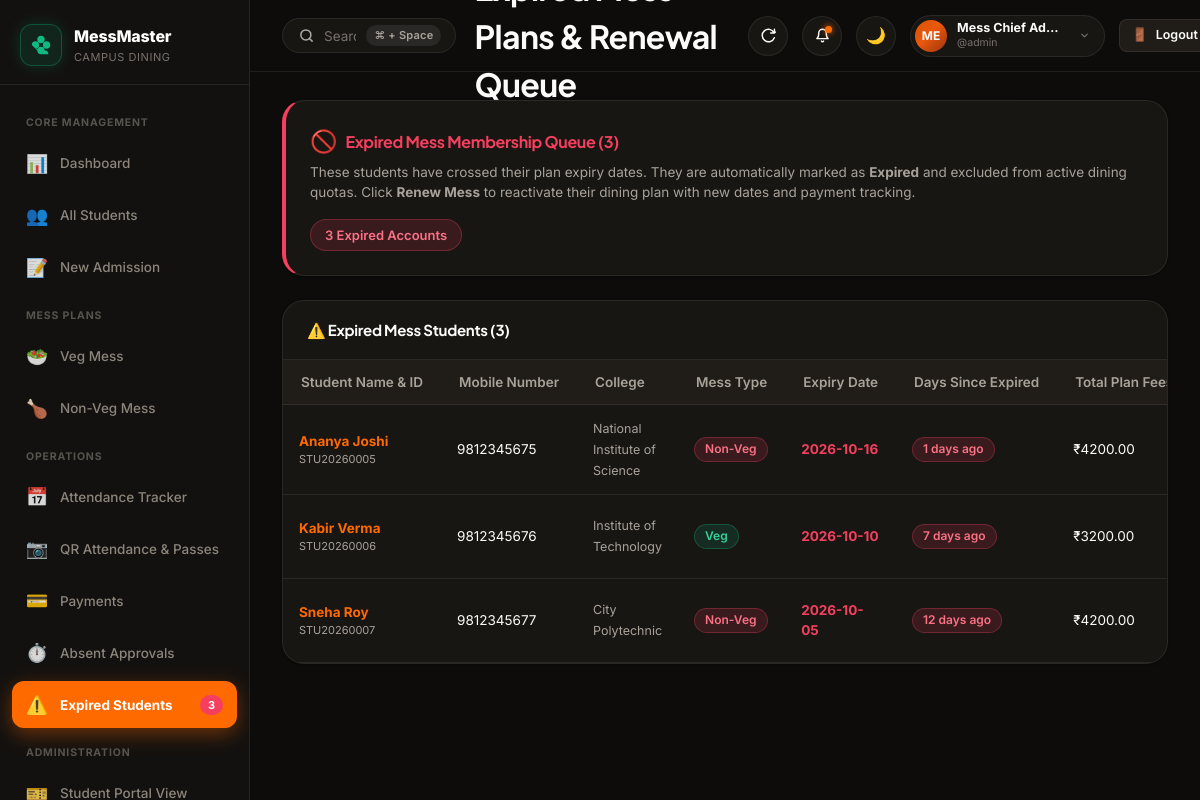
Page /expired-students (signed in) on the committed database.
### tables this page shows
CREATE TABLE mess_plans (
            id INTEGER PRIMARY KEY AUTOINCREMENT,
            student_id TEXT NOT NULL,
            plan_duration_days INTEGER NOT NULL,
            start_date DATE NOT NULL,
            original_expiry_date DATE NOT NULL,
            current_expiry_date DATE NOT NULL,
            total_extension_days INTEGER DEFAULT 0,
            mess_type TEXT NOT NULL CHECK(mess_type IN ('Veg', 'Non-Veg')),
            total_fee REAL NOT NULL,
            status TEXT NOT NULL DEFAULT 'Active' CHECK(status IN ('Active', 'Expired', 'Renewed')),
            is_current INTEGER NOT NULL DEFAULT 1,
            created_at DATETIME DEFAULT CURRENT_TIMESTAMP,
            FOREIGN KEY (student_id) REFERENCES students(student_id) ON DELETE CASCADE
        );

CREATE TABLE students (
            id INTEGER PRIMARY KEY AUTOINCREMENT,
            student_id TEXT UNIQUE NOT NULL,
            full_name TEXT NOT NULL,
            mobile TEXT UNIQUE NOT NULL,
            college_name TEXT NOT NULL,
            mess_type TEXT NOT NULL CHECK(mess_type IN ('Veg', 'Non-Veg')),
            status TEXT NOT NULL DEFAULT 'Active' CHECK(status IN ('Active', 'Expired', 'Deactivated')),
            admission_date DATE NOT NULL,
            created_at DATETIME DEFAULT CURRENT_TIMESTAMP,
            updated_at DATETIME DEFAULT CURRENT_TIMESTAMP
        , meal_preference TEXT DEFAULT 'Both', email TEXT);

### app.py (the view)
@app.route('/expired-students')
@login_required
def expired_students():
    database.update_all_mess_expiries()
    conn = database.get_db_connection()
    today_str = date.today().isoformat()
    expired_list = conn.execute("""
        SELECT s.student_id, s.full_name, s.mobile, s.college_name, s.mess_type, s.status,
               p.start_date, p.current_expiry_date, p.total_fee,
               (julianday(?) - julianday(p.current_expiry_date)) as days_since_expiry,
               COALESCE((SELECT SUM(amount) FROM payments WHERE student_id = s.student_id), 0) as total_paid,
               (p.total_fee - COALESCE((SELECT SUM(amount) FROM payments WHERE student_id = s.student_id), 0)) as balance
        FROM students s
        JOIN mess_plans p ON s.student_id = p.student_id AND p.is_current = 1
        WHERE p.current_expiry_date < ? OR s.status = 'Expired'
        ORDER BY p.current_expiry_date DESC
    """, (today_str, today_str)).fetchall()
    conn.close()
    default_veg_fee = float(database.get_setting('veg_monthly_fee', '3200'))
    default_nonveg_fee = float(database.get_setting('nonveg_monthly_fee', '4200'))
    return render_template('expired_students.html',
        expired_students=expired_list,
        default_veg_fee=default_veg_fee,
        default_nonveg_fee=default_nonveg_fee
    )

### app.py (called while the page is built)
def login_required(f):
    @wraps(f)
    def decorated_function(*args, **kwargs):
        if 'user_id' not in session:
            flash("Please sign in to access the Mess Management System.", "warning")
            return redirect(url_for('login', next=request.url))
        return f(*args, **kwargs)
    return decorated_function

### database.py (called while the page is built, shortened)
def get_db_path():
    return DEFAULT_DB_PATH

def get_db_connection():
    db_file = get_db_path()
    try:
        os.makedirs(os.path.dirname(db_file), exist_ok=True)
    except OSError:
        pass
    conn = sqlite3.connect(db_file)
    conn.row_factory = sqlite3.Row
    conn.execute("PRAGMA foreign_keys = ON;")
    return conn

def get_setting(key, default_value=''):
    conn = get_db_connection()
    row = conn.execute("SELECT value FROM settings WHERE key = ?", (key,)).fetchone()
    conn.close()
    return row['value'] if row else default_value

### templates/expired_students.html (shortened to what this page needs)
{% extends "base.html" %}
{% block content %}
<div class="panel" style="margin-bottom: 24px; border-left: 4px solid var(--accent-red); background: var(--bg-card);">
  <div class="panel-body">
    <div style="display: flex; justify-content: space-between; align-items: center; flex-wrap: wrap; gap: 16px;">
      <div>
        <div style="display: flex; align-items: center; gap: 8px;">
          <span style="font-size: 22px;">🚫</span>
          <h3 style="font-size: 16px; font-weight: 700; color: var(--accent-red);">Expired Mess Membership Queue ({{ expired_students|length }})</h3>
        </div>
        <p style="font-size: 13.5px; color: var(--text-secondary); margin-top: 4px;">
          These students have crossed their plan expiry dates. They are automatically marked as <strong>Expired</strong> and excluded from active dining quotas.
          Click <strong>Renew Mess</strong> to reactivate their dining plan with new dates and payment tracking.
        </p>
      </div>
      <div>
        <span class="badge badge-expired" style="font-size: 13px; padding: 6px 14px;">
          {{ expired_students|length }} Expired Accounts
        </span>
      </div>
    </div>
  </div>
</div>
<div class="panel">
  <div class="panel-header">
    <h3 class="panel-title">⚠️ Expired Mess Students ({{ expired_students|length }})</h3>
  </div>
  <div class="panel-body" style="padding: 0;">
    <div class="table-responsive">
      <table class="data-table">
        <thead>
          <tr>
            <th>Student Name & ID</th>
            <th>Mobile Number</th>
            <th>College</th>
            <th>Mess Type</th>
            <th>Expiry Date</th>
            <th>Days Since Expired</th>
            <th>Total Plan Fees</th>
          </tr>
        </thead>
        <tbody>
          {% if expired_students %}
            {% for s in expired_students %}
              <tr>
                <td>
                  <strong><a href="{{ url_for('student_profile', student_id=s.student_id) }}" style="color: var(--accent-orange);">{{ s.full_name }}</a></strong>
                  <div style="font-size: 11px; color: var(--text-secondary);">{{ s.student_id }}</div>
                </td>
                <td>{{ s.mobile }}</td>
                <td><span style="font-size: 12.5px; color: var(--text-secondary);">{{ s.college_name }}</span></td>
                <td>
                  <span class="badge {% if s.mess_type == 'Veg' %}badge-veg{% else %}badge-nonveg{% endif %}">
                    {{ s.mess_type }}
                  </span>
                </td>
                <td>
                  <strong style="color: var(--accent-red);">{{ s.current_expiry_date }}</strong>
                </td>
                <td>
                  <span class="badge badge-expired">
                    {{ s.days_since_expiry|int }} days ago
                  </span>
                </td>
                <td>{{ currency_symbol }}{{ "%.2f"|format(s.total_fee) }}</td>
              </tr>
            {% endfor %}
          {% else %}
            <tr>
              <td colspan="10" style="text-align: center; padding: 36px; color: var(--text-muted);">
                ✨ No expired mess students! All registered students currently hold valid active plans.
              </td>
            </tr>
          {% endif %}
        </tbody>
      </table>
    </div>
  </div>
</div>
{% endblock %}

### rows in the picture
mess_plans: full_name "Ananya Joshi", student_id "STU20260005", mobile "9812345675", college_name "National Institute of Science", mess_type "Non-Veg", current_expiry_date "2026-10-16", days_since_expiry "1", currency_symbol "₹", total_fee "4200.00"
mess_plans: full_name "Kabir Verma", student_id "STU20260006", mobile "9812345676", college_name "Institute of Technology", mess_type "Veg", current_expiry_date "2026-10-10", days_since_expiry "7", currency_symbol "₹", total_fee "3200.00"
mess_plans: full_name "Sneha Roy", student_id "STU20260007", mobile "9812345677", college_name "City Polytechnic", mess_type "Non-Veg", current_expiry_date "2026-10-05", days_since_expiry "12", currency_symbol "₹", total_fee "4200.00"

### other values in the picture
{{ badge_expired_count }} "3"
{{ (session.get('full_name', 'US')[:2])|upper }} "ME"
{{ session.get('full_name') or 'User Profile' }} "Mess Chief Ad…"
{{ (session.get('username') or 'user')|lower }} "admin"
{{ expired_students|length }} "3"
